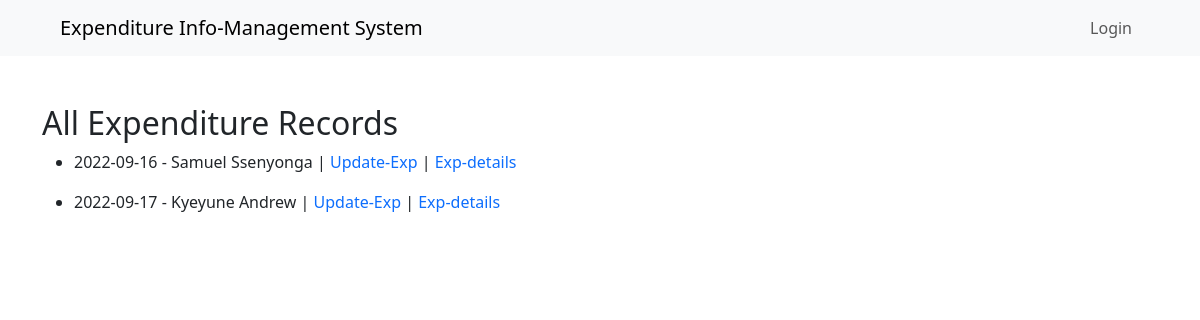
The page /all-expenditure-records on the database as committed earlier.
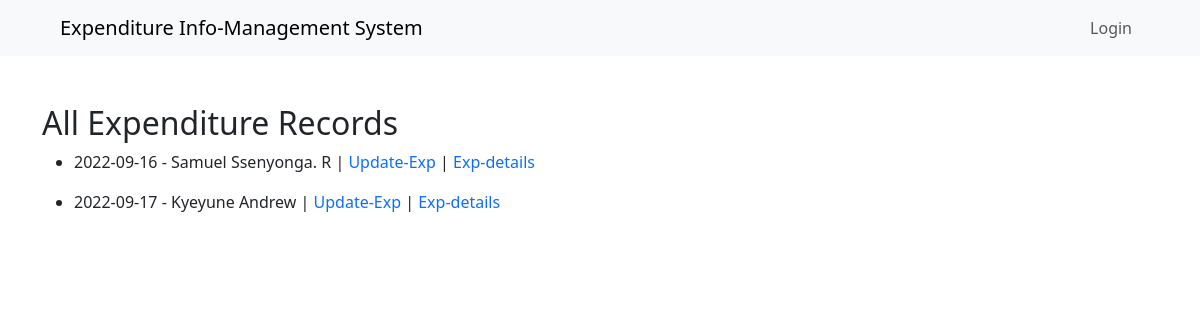
The same page on the database as committed later.
### EIMS/models.py (models this page shows, shortened)
class Expenditure(models.Model):
    id = models.UUIDField(auto_created=True, primary_key=True, unique=True, editable=False, default=uuid.uuid4)
    uploaded_by = models.ForeignKey(NewUser, on_delete=models.CASCADE, blank=True, null=True)
    date = models.DateField()
    expense_category = models.CharField(max_length=255)
    vendor_payee = models.CharField(max_length=255)
    description = models.TextField()
    amount = models.DecimalField(max_digits=10, decimal_places=2)
    def __str__(self):
        return f"{self.date} - {self.vendor_payee}"

### EIMS/views.py (the view)
# urls.py: path('all-expenditure-records', views.allExpRecords, name='allexp'),
def allExpRecords(request):
    allexp = Expenditure.objects.all()
    context = {
        'allexp' : allexp,
    }
    return render(request, 'app_pages/allexp-records.html', context)

### templates/app_pages/allexp-records.html
{% extends "copyfrom/main.html" %}
{% block content %}
<h2>All Expenditure Records</h2>
{% if allexp %}
{% for all in allexp %}
<ul>
    <li>
        {{all}} | <a class="text-decoration-none" href="{% url 'update-exp' all.id %}">Update-Exp</a> | <a class="text-decoration-none" href="{% url 'exp-details' all.id %}">Exp-details</a>
    </li>
</ul>
{% endfor %}
{% else %}
<p>No Expenditure records found...!</p>
{% endif %}
{% endblock %}

### templates/copyfrom/main.html (shortened to what this page needs)
{% load static %}
<!DOCTYPE html>
<html lang="en">
<head>
    <link rel="stylesheet" href="{% static 'css/bootstrap.min.css' %}">
</head>
<body>
    <nav class="navbar navbar-expand-lg bg-body-tertiary px-5">
        <div class="container-fluid">
            <a class="navbar-brand" href="#">Expenditure Info-Management System</a>
            <div class="collapse navbar-collapse" id="navbarSupportedContent">
                <ul class="navbar-nav ms-auto mb-2 mb-lg-0">
                    {% if user.is_authenticated %}
                    <li class="nav-item">
                        <a class="nav-link" href="{% url 'dashboard' %}">Dashboard</a>
                    </li>
                    <li class="nav-item">
                        <a class="nav-link" href="{% url 'create-exp' user.id %}">Record Exp</a>
                    </li>
                    <li class="nav-item">
                        <a class="nav-link" href="{% url 'allExp-records' %}">All Exp. Records</a>
                    </li>
                    <li class="nav-item">
                        <a class="nav-link" href="{% url 'signout' %}">Logout</a>
                    </li>
                    {% else %}
                    <li class="nav-item">
                        <a class="nav-link" aria-current="page" href="{% url 'signin' %}">Login</a>
                    </li>
                    {% endif %}
                </ul>
            </div>
        </div>
    </nav>
    <div class="container py-5">
        {% block content %}
        {% endblock %}
    </div>
</body>
</html>

Rows that differ between the two databases and show on the page:
changed Expenditure: date+vendor_payee "2022-09-16 - Samuel Ssenyonga" → "2022-09-16 - Samuel Ssenyonga. R"
